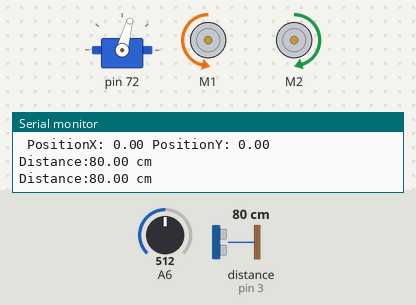
The sketch below on a simulated Arduino Uno, built with avr-gcc and run on an emulated ATmega328P. On the bench: servo, 2 × DC motor (green arrow = forward, orange = backward, longer = faster), the last lines printed to the serial monitor. The inputs (shaded band) are chosen by the test bench; at power-on: distance to the obstacle (sensor on pin 3) 80 cm, A6 = 512. Random numbers use the default seed unless the sketch sets one.

Above: at 1.2 s.
1.3 s: distance to the obstacle (sensor on pin 3) set to 44 cm
3.1 s: distance to the obstacle (sensor on pin 3) set to 36 cm
At 3.6 s:
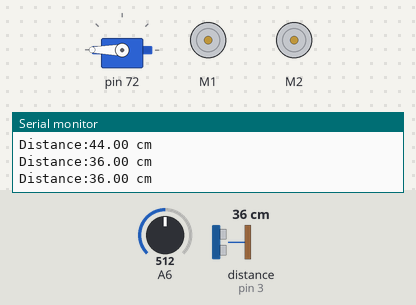
At 4.5 s:
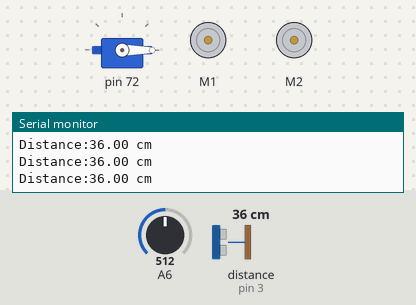
7.6 s: distance to the obstacle (sensor on pin 3) set to 12 cm
11.1 s: distance to the obstacle (sensor on pin 3) set to 9 cm
13.4 s: distance to the obstacle (sensor on pin 3) set to 18 cm
At 16.0 s:
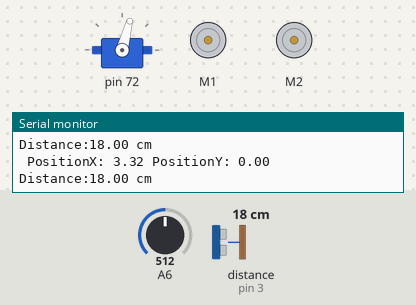
Timing chart, 0 to 19.1 s (numbered marks = the images above; inputs shaded):
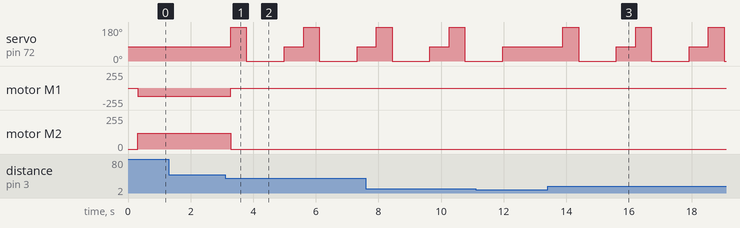

The sketch:

Final_Project.ino
```cpp
#include <Wire.h>
#include <SoftwareSerial.h>
#include <MeMCore.h>

MeUltrasonicSensor ultr( PORT_3 );
MeDCMotor MotorL( M1 );
MeDCMotor MotorR( M2 );
MePort port( PORT_4 );
Servo sonicServo;

int16_t servopin = port.pin1();
int16_t moveSpeed = 0;

float targetX = 0;
float targetY = 0;
float posX = 0;
float posY = 0;
float timeDelta = 0;
float prevTime = 0;
float currentTime = 0;
float distanceToTargetX = 0;
float distanceToTargetY = 0;

float timer = 0;

enum
{
  LEFT,
  RIGHT,
  FORWARD,
  BACKWARD,
  ON_TARGET,
};

uint8_t moveState = FORWARD;
uint8_t relativeMoveState = FORWARD;
uint8_t servoState = FORWARD;

void Forward()
{
  MotorL.run(-moveSpeed * 1.05);
  MotorR.run(moveSpeed);
}
void Backward()
{
  MotorL.run(moveSpeed);
  MotorR.run(-moveSpeed);
}
void TurnLeft()
{
  MotorL.run(-moveSpeed/2.2);
  MotorR.run(moveSpeed);
}
void TurnRight()
{
  MotorL.run(-moveSpeed);
  MotorR.run(moveSpeed/5);
}
void BackwardAndTurnLeft()
{
  MotorL.run(moveSpeed/8 );
  MotorR.run(-moveSpeed);
}

void BackwardAndTurnRight()
{
  MotorL.run(moveSpeed);
  MotorR.run(-moveSpeed/8);
}
void Stop()
{
  //rgb.setColor(0,0,0);
  //rgb.show();
  MotorL.run(0);
  MotorR.run(0);
}

void lookLeft()
{
  sonicServo.write( 180 );
  servoState = LEFT;
}

void lookRight()
{
  sonicServo.write( 0 );
  servoState = RIGHT;
}

void lookForward()
{
  sonicServo.write( 75 );
  servoState = FORWARD;
}

bool checkClearPath()
{
  uint8_t d = ultr.distanceCm(70);
  static long time = millis();

  Serial.print("Distance:");
  Serial.print( ultr.distanceCm() );
  Serial.println(" cm");

  if (d > 40 || d == 0 )
  {
    return true;
  }

  return false;
}

bool checkFarObject()
{
  uint8_t d = ultr.distanceCm(70);
  static long time = millis();

  Serial.print("Distance:");
  Serial.print( ultr.distanceCm() );
  Serial.println(" cm");

  if ( (d > 10) && (d < 50) )
  {
    return true;
  }

  return false;
}

void moveToTarget()
{
  randomSeed(analogRead(6));
  uint8_t randNumber = random(2);

  //readSerial();
  Serial.print("Distance:");
  Serial.print( ultr.distanceCm() );
  Serial.println(" cm");
  Serial.println();
  Serial.print(" PositionX: " );
  Serial.print( posX );
  Serial.print( " PositionY: ");
  Serial.println( posY );
  Serial.println();
  //delay(1000);

  if ( distanceToTargetX < 1 && abs(posY) < 1 )
  {
    Stop();
    moveState == ON_TARGET;
  }
  else if ( moveState == FORWARD )
  {
    if ( posY < 0.2 && posY > -0.2 )
    {
      lookForward();
      delay(300);
      if ( checkClearPath() )
      {
         Forward();
      }
    }
    else if ( posY < -0.2 )
    {
      lookForward();
      delay(300);
      if ( checkClearPath() )
      {
        Forward();
        delay(500);
      }

      Stop();
      lookLeft();
      delay(500);

      if ( checkClearPath() )
      {
        lookForward();
        TurnLeft();
        moveState = LEFT;
        delay(700);
        return;
      }
    }
    else if ( posY > 0.2 )
    {
      if ( checkClearPath() )
      {
        Forward();
        delay(500);
      }

      Stop();
      lookRight();
      delay(500);

      if ( checkClearPath() )
      {
        lookForward();
        TurnRight();
        moveState = RIGHT;
        delay(700);
        return;
      }
    }

    lookForward();
    delay(300);
    if ( checkClearPath() )
    {
      Forward();
    }
    else if ( checkFarObject() )
    {
      Stop();
      lookLeft();
      delay(500);

      if ( checkClearPath() )
      {
        lookForward();
        TurnLeft();
        moveState = LEFT;
        delay(700);
      }
      else
      {
        lookRight();
        delay(500);
        if ( checkClearPath() )
        {
          lookForward();
          TurnRight();
          moveState = RIGHT;
          delay(700);
        }
      }
    }
    else
    {
      Stop();
      /*lookLeft();
      delay(500);
      if ( checkClearPath() )
      {
        BackwardAndTurnLeft();
        moveState = LEFT;
        delay(1000);
      }
      else
      {
        Stop();
        lookRight();
        delay(500);
        if ( checkClearPath() )
        {
          BackwardAndTurnRight();
          moveState = RIGHT;
          delay(1000);
        }
      }*/
    }
  }
  else if ( moveState == LEFT )
  {
    lookForward();
      Forward();
      delay(300);

    if ( posY < 0.3 )
    {
      if( checkClearPath() )
      {
        Forward();
        delay(700);
        return;
      }
    }

    delay(200);
    Stop();
    lookRight();
    delay(500);
    if ( checkClearPath() )
    {
      lookForward();
      TurnRight();
      moveState = FORWARD;

    }
    else
    {
      lookForward();
      delay(500);
      if ( checkClearPath() )
      {
        Forward();
      }
    }
  }
  else if ( moveState == RIGHT )
  {
    lookForward();
    Forward();
    delay(300);

    if ( posY > -0.3 )
    {
      if ( checkClearPath() )
      {
        Forward();
        delay(700);
        return;
      }
    }

    delay(200);
    Stop();
    lookLeft();
    delay(500);
    if ( checkClearPath() )
    {
      lookForward();
      TurnLeft();
      moveState = FORWARD;

    }
    else
    {
      lookForward();
      delay(300);
      if ( checkClearPath() )
      {
        Forward();
      }
    }
  }

  delay(700);
}


void wander()
{
  uint8_t d = ultr.distanceCm(70);
  static long time = millis();
  randomSeed(analogRead(6));
  uint8_t randNumber = random(2);

  //readSerial();
  Serial.print("Distance:");
  Serial.print( ultr.distanceCm() );
  Serial.println(" cm");
  //delay(1000);

  if (d > 40 || d == 0)
  {
    Forward();
  }
  else if ((d > 15) && (d < 40))
  {
    //buzzer.tone(NTD2, 300);
    switch (randNumber)
    {
      case 0:
        TurnLeft();
        delay(300);
        break;
      case 1:
        TurnRight();
        delay(300);
        break;
    }
  }
  else
  {
    switch (randNumber)
    {
      case 0:
        BackwardAndTurnLeft();
        delay(800);
        break;
      case 1:
        BackwardAndTurnRight();
        delay(800);
        break;
    }
  }
  delay(100);
}

void setTarget( float x, float y )
{
  targetX = x;
  targetY = y;
}

void updatePos( float timeDelta )
{
  switch ( moveState )
  {
    case FORWARD:
      posX += timeDelta * 0.005;
      break;
    case BACKWARD:
      posX -= timeDelta * 0.005;
      break;
    case LEFT:
      posY += timeDelta * 0.005;
      break;
    case RIGHT:
      posY -= timeDelta * 0.005;
      break;
  }

  distanceToTargetX = targetX - posX;
}

void setup()
{
  sonicServo.attach(servopin);
  Serial.begin( 115200 );
  moveSpeed = 120;
  // put your setup code here, to run once:
  sonicServo.write(75);

  setTarget( 15, 0 );


  posX = 0;
  posY = 0;
  timeDelta = 0;
  prevTime = 0;
  currentTime = 0;
  distanceToTargetX = 0;
  distanceToTargetY = 0;
  timer = 0;
}

void loop()
{
  currentTime = millis() / 100;

  if (moveState != ON_TARGET )
  {
    updatePos( currentTime - prevTime );
    moveToTarget();
  }

  // wander();
  // put your main code here, to run repeatedly:
}
```

Measured:
- the behaviour switches between 41 and 40 cm on distance to the obstacle (sensor on pin 3) (found by bisection; images 0 and 1)
- after the input at 3.1 s, servo on pin 72: 75° → 180° after 0.17 s, → 0° 0.51 s later, → 75° 1.2 s later, → 180° 0.62 s later, … (6 changes in this stretch); motor M1: backward 125/255 → stopped after 0.17 s; motor M2: forward 120/255 → stopped after 0.17 s
- after the input at 13.4 s, servo on pin 72: 75° → 180° after 0.49 s, then repeats every 2.3 s: 0° 1.2 s, 75° 0.61 s, 180° 0.50 s
